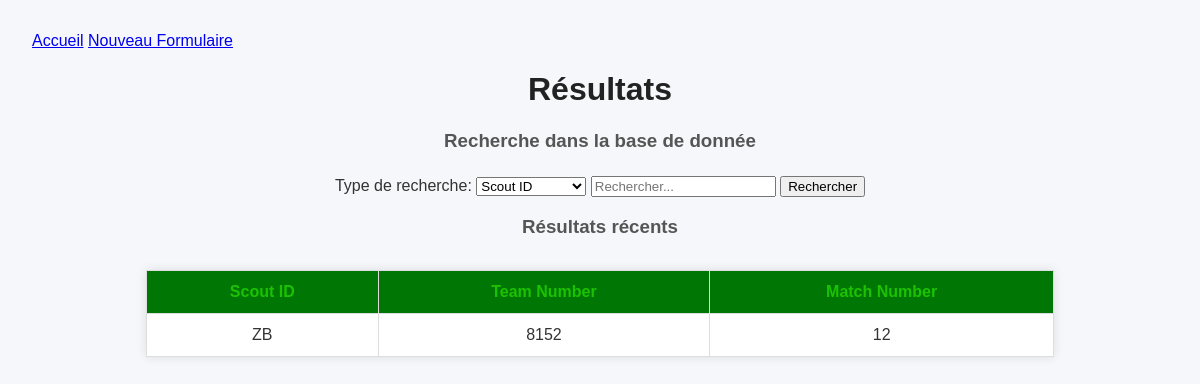
The app's page /results, older data.
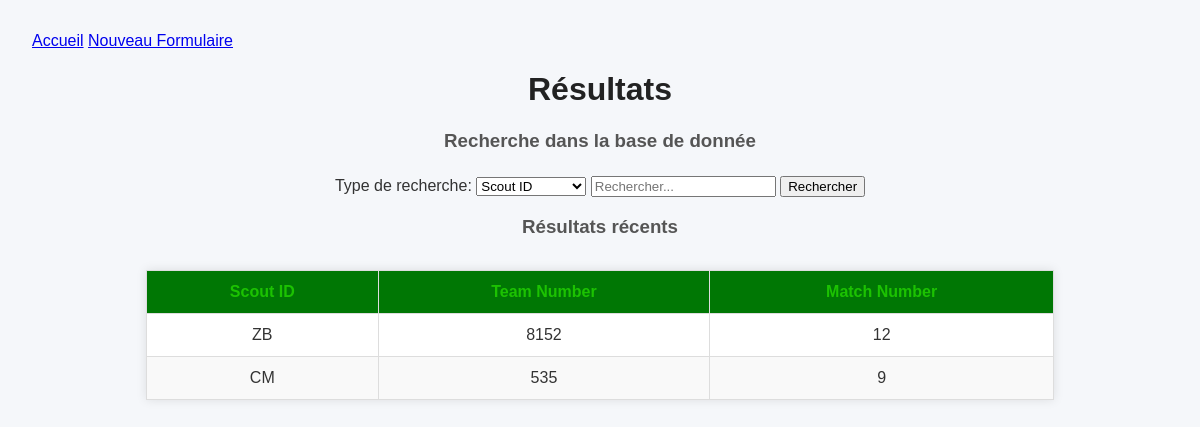
The same page, newer data.
### tables this page shows
CREATE TABLE scout_data (
            id INTEGER PRIMARY KEY AUTOINCREMENT,
            scoutID TEXT NOT NULL,
            teamNumber INTEGER NOT NULL,
            matchNumber INTEGER NOT NULL
        );

### webserver.py (the view)
@app.route('/results', methods=['GET'])
def results():
    data = database_manager.get_all_data()
    return render_template('results.html', data=data)

### database_manager.py (called while the page is built)
def get_connection():
    return sqlite3.connect(DB_NAME)

def get_all_data():
    conn = get_connection()
    conn.row_factory = sqlite3.Row
    cursor = conn.cursor()
    cursor.execute('SELECT * FROM scout_data')
    rows = cursor.fetchall()
    conn.close()
    return rows

### templates/results.html (shortened to what this page needs)
<!DOCTYPE html>
<html>
    <head>
        <link rel="stylesheet" href="{{ url_for('static', filename='style/results.css') }}">
        <a href="/">Accueil</a>
        <a href="/scout_form">Nouveau Formulaire</a>
    </head>
    <body>
        <h1>Résultats</h1>
        <h3>Recherche dans la base de donnée</h3>
        <form method="POST" action="/search">
            <div class="search-bar">
                <label for="searchType">Type de recherche:</label>
                <select id="searchType" name="searchType">
                    <option value="scoutID">Scout ID</option>
                </select>
            <input type="text" name="query" placeholder="Rechercher..." required>
            <button type="submit">Rechercher</button>
            </div>
        </form>
        <h3>Résultats récents</h3>
        <table>
            <thead>
                <tr>
                    <th>Scout ID</th>
                    <th>Team Number</th>
                    <th>Match Number</th>
                </tr>
            </thead>
            <tbody>
                {% for row in data %}
                    <tr class="result-row" id="row-{{ row['scoutID'] }}">
                        <td>{{ row['scoutID'] }}</td>
                        <td>{{ row['teamNumber'] }}</td>
                        <td>{{ row['matchNumber'] }}</td>
                    </tr>
                {% endfor %}
            </tbody>
        </table>
    </body>
</html>

### static/style/results.css (style rules this page uses)
body { font-family: Arial, sans-serif; background-color: #f5f7fa; color: #333; margin: 0; padding: 2rem; }
h1 { text-align: center; color: #222; }
h3 { text-align: center; color: #555; margin-bottom: 1.5rem; }
table { width: 80%; margin: 2rem auto; border-collapse: collapse; box-shadow: 0 0 10px rgba(0, 0, 0, 0.1); background-color: white; }
th, td { padding: 12px 15px; border: 1px solid #ddd; text-align: center; }
th { background-color: #007704; color: rgba(51, 255, 0, 0.555); }
tr:nth-child(even) { background-color: #f9f9f9; }
.result-row { padding: 5px; }
.result-row { text-transform: uppercase; }
.search-bar { text-align: center; }

Row changes from the older to the newer data that the page shows:
added scout_data: scoutID "CM", teamNumber "535", matchNumber "9"
